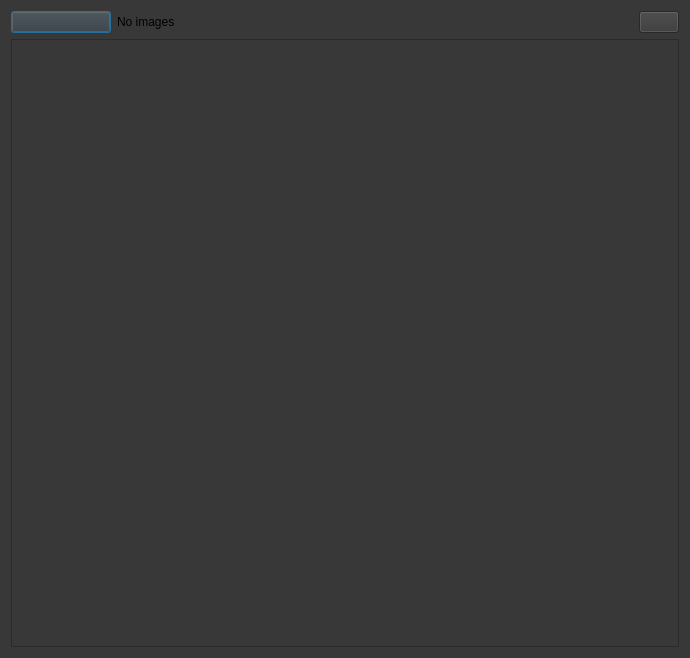
<?xml version="1.0" encoding="UTF-8"?>
<ui version="4.0">
 <class>Dialog</class>
 <widget class="QDialog" name="Dialog">
  <property name="geometry">
   <rect>
    <x>0</x>
    <y>0</y>
    <width>690</width>
    <height>658</height>
   </rect>
  </property>
  <property name="windowTitle">
   <string>Dialog</string>
  </property>
  <property name="styleSheet">
   <string notr="true">background-color:#383838</string>
  </property>
  <layout class="QVBoxLayout" name="verticalLayout">
   <item>
    <layout class="QHBoxLayout" name="horizontalLayout">
     <item>
      <widget class="QPushButton" name="back_button">
       <property name="maximumSize">
        <size>
         <width>100</width>
         <height>23</height>
        </size>
       </property>
       <property name="text">
        <string/>
       </property>
       <property name="autoDefault">
        <bool>true</bool>
       </property>
      </widget>
     </item>
     <item>
      <widget class="QLabel" name="label_img">
       <property name="text">
        <string>No images</string>
       </property>
      </widget>
     </item>
     <item alignment="Qt::AlignRight">
      <widget class="QPushButton" name="downlaod_button">
       <property name="text">
        <string/>
       </property>
      </widget>
     </item>
    </layout>
   </item>
   <item>
    <widget class="QScrollArea" name="scrollArea">
     <property name="verticalScrollBarPolicy">
      <enum>Qt::ScrollBarAsNeeded</enum>
     </property>
     <property name="widgetResizable">
      <bool>false</bool>
     </property>
     <widget class="QWidget" name="scrollAreaWidgetContents">
      <property name="geometry">
       <rect>
        <x>0</x>
        <y>0</y>
        <width>423</width>
        <height>327</height>
       </rect>
      </property>
      <layout class="QVBoxLayout" name="verticalLayout_2"/>
     </widget>
    </widget>
   </item>
  </layout>
 </widget>
 <resources/>
 <connections/>
</ui>
